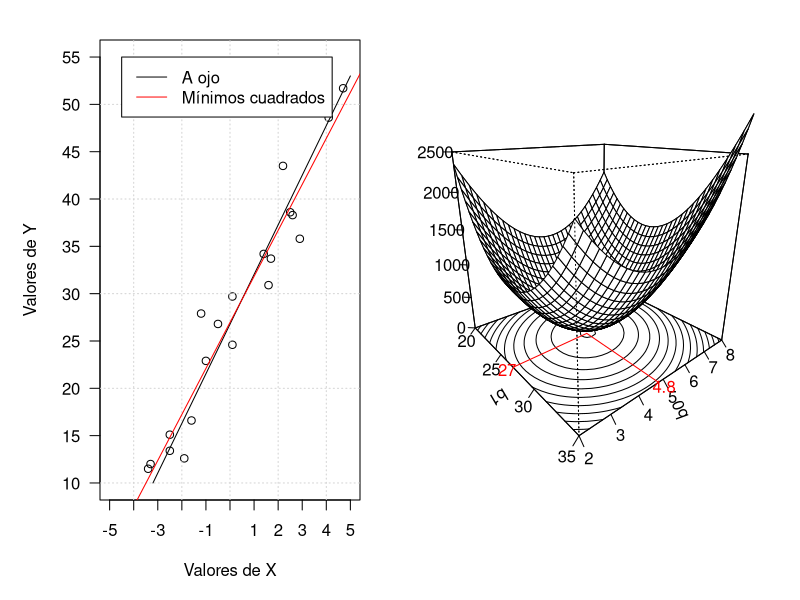

Recreate this plot in R.
## ---- chunk 1

datos = read.csv2("regresionFuerzaBruta.csv")

#png("coeficientesFuerzaBruta.png", width=3000, height=1500, res = 300)
par(las = 1, mfrow = c(1, 2), mar = c(5, 5, 2, 2))

plot(datos$X, datos$Y, xlim = c(-5, 5), ylim = c(10, 55),
		 xaxt = "n", yaxt = "n",
		 xlab = "Valores de X",
		 ylab = "Valores de Y")
axis(1, seq(-5, 5, by = 1))
axis(2, seq(10, 55, by = 5))
grid()
lines(c(-3.2, 5), c(10, 53))
abline(lm(datos$Y~datos$X), col = "red")
legend(-4.5, 55, legend=c("A ojo", "Mínimos cuadrados"),
       col=c("black", "red"), lty=1:1, cex=1)

sumQ = matrix(rep(NA, 31*31), ncol=31)
for (i in 1:31) {
  b0 = 19.5 + 0.5*i
  for (j in 1:31) {
    b1 = 1.8 + 0.2*j
    sumQ[i, j] = sum((datos$Y - (b0 + b1*datos$X))^2)
  }
}
b0 = seq(20, 35, by=0.5)
b1 = seq(2, 8, by=0.2)

par(mar = c(3, 2, 2, 2))

trans = persp(b0, b1, sumQ, 
              phi = 20, theta = 50, expand = 1,
              zlim = c(0, 2500),
              zlab = "",
              ylab = "b1",
              xlab = "b0",
              ticktype = "detailed",
              axes = FALSE)
    
lines <- contourLines(b0, b1, sumQ)
bottom <- -0
for (i in seq_along(lines)) {
  segment <- lines[[i]]
  lines(trans3d(segment$x, segment$y, bottom, trans))
}
m = which(sumQ == min(sumQ), arr.ind = TRUE)
b0min = 19.5 + 0.5*m[1]
b1min = 1.8 + 0.2*m[2]
lines(trans3d(b0min, seq(2, b1min, by=0.1),  z = 0, trans), col ="red")
lines(trans3d(b0min:35, b1min, z = 0, trans), col ="red")

par(new = TRUE)
persp(b0, b1, sumQ,
      phi = 20, theta = 50, expand = 1,
      zlim = c(0, 2500),
      zlab = "",
      ylab = "b0",
      xlab = "b1",
      ticktype = "detailed")
a = as.character(round(b0min,1))
text(trans3d(27, 1.8, 0,trans), a, col = "red")
b = as.character(b1min)
text(trans3d(35.5, 4.8, 0,trans), b, col = "red")

#dev.off()

#Ref: https://stackoverflow.com/q uestions/77900826/how-can-i-add-contour-lines-to-a-3d-plot-built-with-persp
